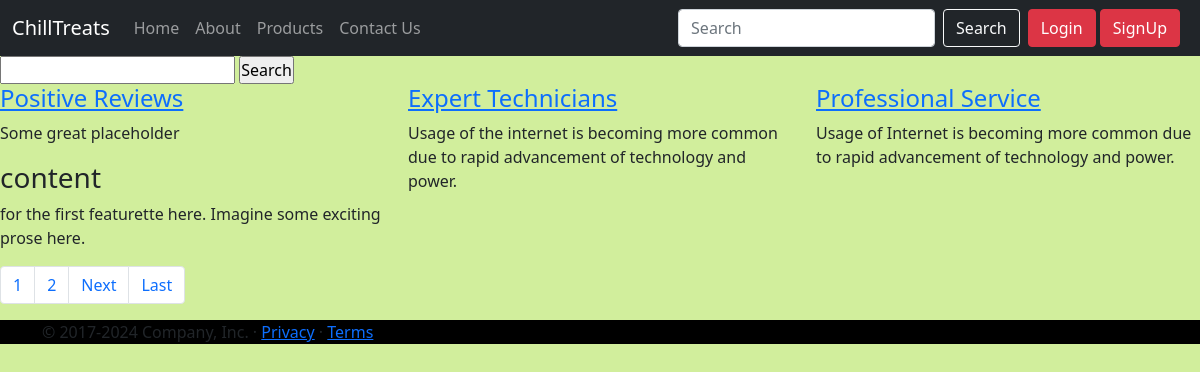
Page /services/ on the committed database.
### demoapp/models.py (models this page shows)
class Service(models.Model):
    service_icon=models.CharField(max_length=50)
    service_title=models.CharField(max_length=50)
    service_des=models.TextField()

### demoproject/views.py (the view)
# urls.py: path('services/', views.service),
def service(request):
        servicesData = Service.objects.all()
        paginator=Paginator(servicesData,3)
        page_number = request.GET.get('page')
        ServiceDatafinal=paginator.get_page(page_number)
        totalpage = ServiceDatafinal.paginator.num_pages
        if request.method == "GET":
            st=request.GET.get('servicename')
            if st != None:
                servicesData = Service.objects.filter(service_title__icontains=st)
        data={
            'servicesData':ServiceDatafinal,
            'lastpage':totalpage,
            'totalPagelist':[n+1 for n in range(totalpage)]
        }
        return render(request, "services.html",data)

### templates/services.html (shortened to what this page needs)
{% extends 'base.html' %}
{% block content %}
<div class="row">
    <form method="get">
        <input type="text" name="servicename" value="" />
        <input type="submit" value="Search" />
    </form>
    {% for n in servicesData %}
    <div class="col-lg-4 col-md-6">
      <div class="single-feature mb-30">
        <div class="title d-flex flex-row pb-20">
          <h4><a href="#">{{n.service_title}}</a></h4>
        </div>
        <p>{{n.service_des | safe }}</p>
      </div>
    </div>
    {% empty %}
        No data found
    {% endfor %}
  </div>
  <nav aria-label="Page navigation example">
    <ul class="pagination">
        {% for n in totalPagelist %}
      <li class="page-item"><a class="page-link" href="/services/?page={{n}}">{{n}}</a></li>
      {% endfor %}
        {% if servicesData.has_next %}
      <li class="page-item"><a class="page-link" href="/services/?page={{servicesData.next_page_number}}">Next</a></li>
      <li class="page-item"><a class="page-link" href="/services/?page={{lastpage}}">Last</a></li>
        {% endif %}
    </ul>
  </nav>
{% endblock %}

### static/style.css (style rules this page uses)
* { margin: 0; padding: 0; box-sizing: border-box; }
html,body { width:100%; height:100%; }

### rows in the picture
Service: service_title "Positive Reviews", service_des "Some great placeholder content for the first featurette here. Imagine some exciting prose here."
Service: service_title "Expert Technicians", service_des "Usage of the internet is becoming more common due to rapid advancement of technology and power."
Service: service_title "Professional Service", service_des "Usage of Internet is becoming more common due to rapid advancement of technology and power."

### other values in the picture
{{ n }} "1" "2"
